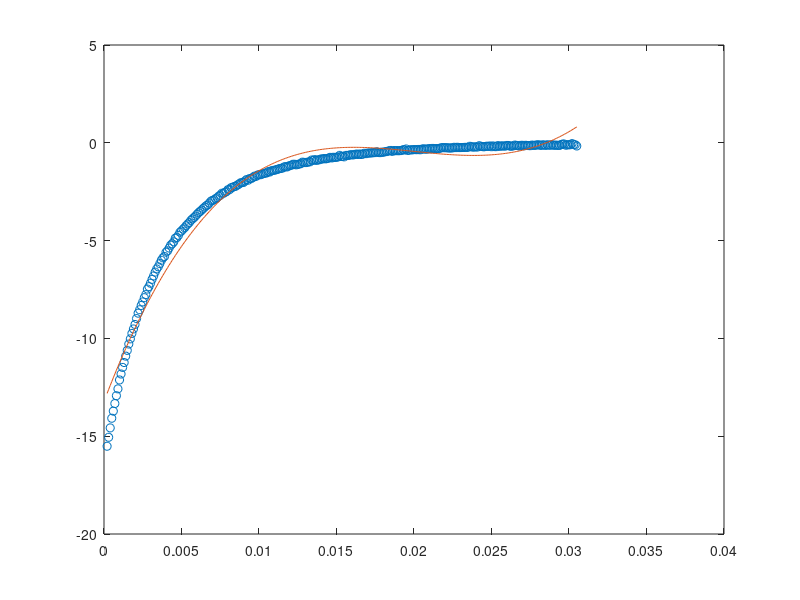

MATLAB code for this plot: (Note: this script raises an error after producing the figure.)
clear all
close all
clc

load mesures_forces/Fs.mat
load mesures_forces/Fe_attraction.mat


N = length(Fs);
Fs_prime = -1 ./ Fs;
A = [ones(N, 1) z_pos z_pos.^2 z_pos.^3];

Y = pinv(A)*Fs

plot(z_pos,Fs, 'o')
hold on
y = polyval(fliplr(Y'),z_pos);
plot(z_pos, y)

%%
    
    format compact
    % disp(['order ', num2str(i)])
    % disp(Y)
  
    RMS = sqrt(1/N*sum((polyval(fliplr(Y'),Ouverture) - Coeff).^2));
    
    G = polyval(fliplr(Y'),Ouverture);
    Coeff_BAR = 1/N*sum(Coeff);
    COR = sum((G-Coeff_BAR).^2)/sum((Coeff-Coeff_BAR).^2);
    
    if i == 4
        distance = abs(y - 0.63);
        [~, idx] = min(distance);
        opening = x(idx)
        pY = [Y(5) Y(4) Y(3) Y(2) Y(1)-0.63];
        r = roots(pY);
    end
    
    figure
    hold on
    title(['Order:' num2str(i)])
    plot(Ouverture, Coeff, '*')
    plot(x, y)
    legend(['RMS:' num2str(RMS)],['COR:' num2str(COR)])
    xlabel('Ouverture de la valve (%)')
    ylabel('Coefficient de friction')